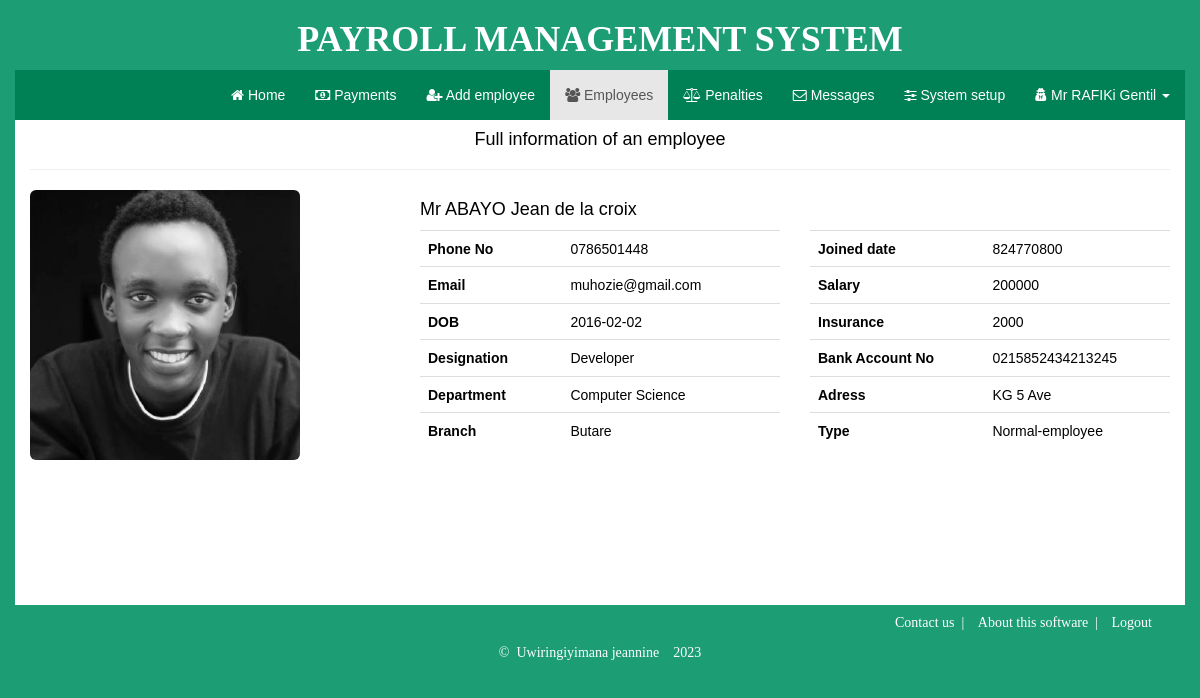
The page /employees.php?view=66 (signed in) on the database its author committed.
### tables this page shows
CREATE TABLE `employees` (
  `id` int(12) NOT NULL,
  `firstname` varchar(60) NOT NULL,
  `lastname` varchar(60) NOT NULL,
  `gender` varchar(10) NOT NULL,
  `dateOfBirth` varchar(12) NOT NULL,
  `phone` varchar(10) NOT NULL,
  `address` varchar(255) NOT NULL,
  `picture` varchar(200) NOT NULL,
  `branch` varchar(100) NOT NULL,
  `designation` varchar(100) NOT NULL,
  `department` varchar(100) NOT NULL,
  `joinDate` varchar(12) NOT NULL,
  `salary` int(12) NOT NULL,
  `assurance` varchar(12) NOT NULL,
  `deductions` int(12) NOT NULL,
  `BankAccountNo` varchar(24) NOT NULL,
  `type` varchar(60) NOT NULL,
  `username` varchar(30) NOT NULL,
  `password` varchar(255) NOT NULL
);

CREATE TABLE `departments` (
  `dept_id` int(12) NOT NULL,
  `dept_name` varchar(30) NOT NULL,
  `savedBy` int(12) NOT NULL,
  `last_updated` int(200) NOT NULL,
  `last_updated_by` int(12) NOT NULL
);

CREATE TABLE `branches` (
  `branch_id` int(12) NOT NULL,
  `branch_name` varchar(60) NOT NULL,
  `phone_contact` varchar(10) NOT NULL,
  `savedBy` int(12) NOT NULL,
  `last_updated_by` int(12) NOT NULL,
  `last_updated` int(12) NOT NULL
);

### includes/view.php (the view, shortened to what this page needs)
<div class="row">
	<?php
		$query = mysqli_query($conn,"SELECT employees.*,branches.branch_name,departments.dept_name FROM employees,branches,departments WHERE employees.id!='{$_SESSION['id']}' AND employees.id='{$_GET['view']}' AND branches.branch_id=employees.branch AND departments.dept_id=employees.department ORDER BY employees.firstname ASC limit 20");
		if (($rows=mysqli_num_rows($query))>0) {
			$fet=mysqli_fetch_array($query);
		?>
	<div class="col-md-12">
		<div class="col-md-12 text-center"><h4>Full information of an employee<hr></h4></div>
		<div class="col-md-4 text-center">
			<a href="#"><img style="height:270px;width:270px;" src="employees_pictures/<?=$fet['picture']; ?>" class="img-rounded img-responsive pic" /></a>
		</div>
		<div class="col-md-8">
			<h4 class="active" data-title="<?=($fet['gender']=='Male')?'Mr ':'Mrs '; ?><?=$fet['firstname']." ". $fet['lastname']; ?>"><?=($fet['gender']=='Male')?'Mr ':'Mrs '; ?><?=$fet['firstname']." ". $fet['lastname']; ?></h4>
		</div>
		<div class="col-md-4">
			<table class="table table-hover table-striped">
				<tr><tr><th>Phone No </th><td><?=$fet['phone']; ?></td></tr></tr>
				<tr><tr><th>Email </th><td><?=$fet['username']; ?></td></tr></tr>
				<tr><tr><th>DOB </th><td><?=$fet['dateOfBirth']; ?></td></tr></tr>
				<tr><tr><th>Designation </th><td><?=$fet['designation']; ?></td></tr></tr>
				<tr><tr><th>Department </th><td><?=$fet['dept_name']; ?></td></tr></tr>
				<tr><tr><th>Branch </th><td><?=$fet['branch_name']; ?></td></tr></tr>
			</table>
		</div>
		<div class="col-md-4">
			<table class="table table-hover table-striped">
				<tr><tr><th>Joined date </th><td><?=$fet['joinDate']; ?></td></tr></tr>
				<tr><tr><th>Salary </th><td><?=$fet['salary']; ?></td></tr></tr>
				<tr><tr><th>Insurance </th><td><?=$fet['assurance']; ?></td></tr></tr>
				<tr><tr><th>Bank Account No </th><td><?=$fet['BankAccountNo']; ?></td></tr></tr>
				<tr><tr><th>Adress </th><td><?=$fet['address']; ?></td></tr></tr>
				<tr><tr><th>Type </th><td><?=$fet['type']; ?></td></tr></tr>
			</table>
		</div>
	</div>
<?php
}
else{
	echo '<div class="col-md-4 col-md-push-4 empty"><div class="alert alert-danger text-center"> Ooops! Sorry<hr><h4><br>Invalid request<br><br></h4></div></div>';
}
?>
</div>

### includes/header.php (shortened to what this page needs)
<!DOCTYPE html>
<html lang="en">
<head>
<link rel="stylesheet" type="text/css" href="bootstrap/css/bootstrap.min.css">
<link rel="stylesheet" type="text/css" href="js/font-awesome/css/font-awesome.min.css">
<link rel="stylesheet" type="text/css" href="css/custom-styles.css">
</head>
<body>
<div class="container">
    <header>
        <div class="row outer visible-md visible-lg title"><h1 style="font-weight:bold;"> PAYROLL MANAGEMENT SYSTEM </h1></div>
    </header>
    <div class="row">
        <nav class="navbar navbar-default">
                <div class="navbar-collapse collapse ">
                    <ul class="nav navbar-nav navbar-right menus">
                        <li <?=(!isset($_GET['action']) && !isset($_GET['edit']) && isset($_SESSION['page']) && $_SESSION['page']=='home')?'class="active" data-title="Home"':''; ?>><a href="admin.php"><i class="fa fa-home"></i> Home</a></li>
                        <li <?=(!isset($_GET['action']) && !isset($_GET['edit']) && isset($_SESSION['page']) && $_SESSION['page']=='payments')?'class="active" data-title="Payments"':''; ?>><a href="payments.php"><i class="fa fa-money"></i> Payments</a></li>
                        <li <?=(isset($_GET['action']) && $_GET['action']=='addEmployee')?'class="active" data-title="Add employee"':''; ?>><a href="employees.php?action=addEmployee"><i class="fa fa-user-plus"></i> Add employee</a></li>
                        <li <?=((!isset($_GET['action']) && isset($_SESSION['page']) && $_SESSION['page']=='employees') || isset($_GET['edit']))?'class="active" data-title="Employees"':''; ?>><a href="employees.php"><i class="fa fa-users"></i> Employees</a></li>
                        <li  <?=(isset($_GET['action']) && ($_GET['action']=='punish' || $_GET['action']=='penalties'))?'class="active" data-title="Punish employee"':''; ?>><a href="./admin.php?action=punish"><i class="fa fa-balance-scale"></i> Penalties</a></li>
                        <li <?=(isset($_SESSION['page']) && $_SESSION['page']=='messages')?'class="active" data-title="Inbox messages"':''; ?>><a href="messages.php"><i class="fa fa-envelope-o"></i> Messages</a></li>
                        <li <?=(isset($_SESSION['page']) && $_SESSION['page']=='setup')?'class="active" data-title="System Setup"':''; ?>><a href="./setup.php"><span></span><i class="fa fa-sliders"></i> System setup</a></li>
                        <li>
                            <a href="#" data-toggle="dropdown" data-target="dropdown-menu" data-placement="right"><i class="fa fa-user-secret"></i>  <?=$_SESSION['quickName'];?> <span class="caret"></span></a>
                        </li>
                    </ul>
                </div>
        </nav>
    </div>
</div>

### employees.php (shortened to what this page needs)
<?php
	include "includes/header.php";
?>
<div class="container">
<div class="row body outer">
<?php
if (count($_GET)>0) {
	if (isset($_GET['action'])) {
		if ($_GET['action']==='addEmployee') {
			include "./includes/forms/addEmployee.php";
		}
		elseif ($_GET['action']==='penalties') {
			include "./includes/penalties.php";
		}
		else{
				return error();
		}
	}
	elseif (isset($_GET['view'])) {
			include "./includes/view.php";
	}
	elseif (isset($_GET['del'])) {
			include "./includes/delete.php";
	}
	else{
		return error();
	}
}
else {
	include "./includes/employees.php";
}
?>
</div>
<?php
include "./includes/footer.php";
?>

### includes/footer.php (shortened to what this page needs)
<div class="row text-center footerr">
	<ul class="col-md-12 list-unstyled list-inline text-right">
<li  <?=(isset($_GET['action']) && $_GET['action']=='Contact')?'class="active" data-title="us"':''; ?>><a style="color:white;" href="./admin.php?action=contact">Contact us</a>&nbsp;&nbsp;|</li>
<li  <?=(isset($_GET['action']) && $_GET['action']=='a')?'class="active" data-title="this software"':''; ?>><a style="color:white;" href="#">About this software</a>&nbsp;&nbsp;|</li>
		<li><a style="color:white;" href="includes/logout.php">Logout</a></li>
		</ul>
&copy;&nbsp;&nbsp;Uwiringiyimana jeannine&nbsp;&nbsp;&nbsp;&nbsp;<?php echo date('Y', time()); ?>
</div>
</div>
</body>
</html>

### css/custom-styles.css (style rules this page uses)
body { overflow-x: hidden; color: #000; padding-bottom: 0px; margin-bottom: 0px; font-family: sans-serif; color: #000; background-color: #1d9d74; }
.navbar { margin-bottom: 0px;border-radius:0px; border-left:1px solid rgba(0,0,0,0.3);border-right:1px solid rgba(0,0,0,0.3); border-bottom: 1px solid rgba(0,0,0,0.3); position: static; z-index: 999; }
header h1 { text-align: center; font-family: Yu Gothic Light; }
header .row { background-color: #1d9d74; color: #fff; }
.footerr { background-color: #1d9d74; padding: 8px; color:#fff; font-family: Yu Gothic Light; }
.body { min-height: 485px; background-color: #fff; }
.navbar-default { background-color:#008055; border: none; color: #fff; }
.navbar-default .navbar-nav>li>a { border: none; color: #fff; }

### includes/header.php (style rules this page uses)
.footerr,.nav, .btn { display: none; }
* { top: 0px; font-size: 12px; }

### rows shown on the page
employees: picture (picture), firstname "ABAYO", lastname "Jean de la croix", phone "0786501448", username "muhozie@gmail.com", dateOfBirth "2016-02-02", designation "Developer", departments.dept_name "Computer Science", branches.branch_name "Butare", joinDate "824770800", salary "200000", assurance "2000", BankAccountNo "0215852434213245", address "KG 5 Ave", type "Normal-employee"

### other values the page prints
$_SESSION['quickName'] "Mr RAFIKi Gentil"
